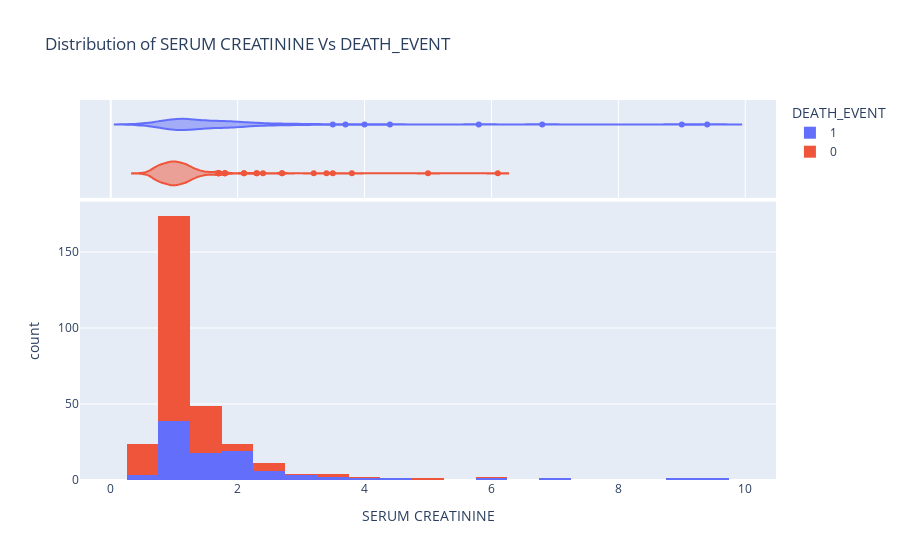

Notebook code for this chart:
### Markdown cell above
**SERUM CREATININE**

### Code cell
fig = px.histogram(heart_failure_df, x="serum_creatinine", color="DEATH_EVENT", marginal="violin", hover_data=heart_failure_df.columns, 
                   title ="Distribution of SERUM CREATININE Vs DEATH_EVENT", 
                   labels={"serum_creatinine": "SERUM CREATININE"})
fig.show()

### Figure 1 — Plotly figure (JSON) as saved in the notebook; plotly's stock layout.template omitted (floating-point values rounded to 4 significant figures; data arrays with more than 128 entries replaced by an {"elided": "..."} marker saying what was removed)
{"data": [{"alignmentgroup": "True", "bingroup": "x", "hovertemplate": "DEATH_EVENT=1<br>SERUM CREATININE=%{x}<br>count=%{y}<extra></extra>", "legendgroup": "1", "marker": {"color": "#636efa"}, "name": "1", "offsetgroup": "1", "orientation": "v", "showlegend": true, "type": "histogram", "x": [1.9, 1.1, 1.3, 1.9, 2.7, 2.1, 1.2, 1.1, 1.5, 9.4, 4, 0.9, 1.1, 1.1, 1.3, 0.9, 0.8, 1, 1.9, 1.6, 0.9, 1.83, 1.9, 1, 1.3, 5.8, 1.2, 1.83, 3, 1, 1, 3.5, 1, 1, 3, 1.83, 1.2, 1.2, 1.1, 1.9, 0.9, 0.6, 4.4, 1, 1, 1.4, 6.8, 1, 2.2, 2, 1.1, 1.3, 1, 2.3, 1, 2.9, 1.3, 1, 1.2, 1.83, 1, 1.2, 0.7, 2.5, 1, 1.7, 1.7, 1.2, 1.3, 1.83, 3.7, 2.1, 1.1, 1.7, 1.83, 2.5, 0.9, 1.1, 1.3, 2.4, 1, 1.2, 2.5, 1.2, 1.5, 0.6, 2.1, 1.6, 1.8, 1.6, 9, 1.83, 1.7, 1.1, 1.4, 1.83], "xaxis": "x", "yaxis": "y"}, {"alignmentgroup": "True", "customdata": {"elided": "96x13 float values"}, "hovertemplate": "DEATH_EVENT=%{customdata[12]}<br>SERUM CREATININE=%{customdata[7]}<br>age=%{customdata[0]}<br>anaemia=%{customdata[1]}<br>creatinine_phosphokinase=%{customdata[2]}<br>diabetes=%{customdata[3]}<br>ejection_fraction=%{customdata[4]}<br>high_blood_pressure=%{customdata[5]}<br>platelets=%{customdata[6]}<br>serum_sodium=%{customdata[8]}<br>sex=%{customdata[9]}<br>smoking=%{customdata[10]}<br>time=%{customdata[11]}<extra></extra>", "legendgroup": "1", "marker": {"color": "#636efa"}, "name": "1", "offsetgroup": "1", "scalegroup": "x", "showlegend": false, "type": "violin", "x": [1.9, 1.1, 1.3, 1.9, 2.7, 2.1, 1.2, 1.1, 1.5, 9.4, 4, 0.9, 1.1, 1.1, 1.3, 0.9, 0.8, 1, 1.9, 1.6, 0.9, 1.83, 1.9, 1, 1.3, 5.8, 1.2, 1.83, 3, 1, 1, 3.5, 1, 1, 3, 1.83, 1.2, 1.2, 1.1, 1.9, 0.9, 0.6, 4.4, 1, 1, 1.4, 6.8, 1, 2.2, 2, 1.1, 1.3, 1, 2.3, 1, 2.9, 1.3, 1, 1.2, 1.83, 1, 1.2, 0.7, 2.5, 1, 1.7, 1.7, 1.2, 1.3, 1.83, 3.7, 2.1, 1.1, 1.7, 1.83, 2.5, 0.9, 1.1, 1.3, 2.4, 1, 1.2, 2.5, 1.2, 1.5, 0.6, 2.1, 1.6, 1.8, 1.6, 9, 1.83, 1.7, 1.1, 1.4, 1.83], "xaxis": "x2", "yaxis": "y2"}, {"alignmentgroup": "True", "bingroup": "x", "hovertemplate": "DEATH_EVENT=0<br>SERUM CREATININE=%{x}<br>count=%{y}<extra></extra>", "legendgroup": "0", "marker": {"color": "#EF553B"}, "name": "0", "offsetgroup": "0", "orientation": "v", "showlegend": true, "type": "histogram", "x": {"elided": "203 float values"}, "xaxis": "x", "yaxis": "y"}, {"alignmentgroup": "True", "customdata": {"elided": "203x13 float values"}, "hovertemplate": "DEATH_EVENT=%{customdata[12]}<br>SERUM CREATININE=%{customdata[7]}<br>age=%{customdata[0]}<br>anaemia=%{customdata[1]}<br>creatinine_phosphokinase=%{customdata[2]}<br>diabetes=%{customdata[3]}<br>ejection_fraction=%{customdata[4]}<br>high_blood_pressure=%{customdata[5]}<br>platelets=%{customdata[6]}<br>serum_sodium=%{customdata[8]}<br>sex=%{customdata[9]}<br>smoking=%{customdata[10]}<br>time=%{customdata[11]}<extra></extra>", "legendgroup": "0", "marker": {"color": "#EF553B"}, "name": "0", "offsetgroup": "0", "scalegroup": "x", "showlegend": false, "type": "violin", "x": {"elided": "203 float values"}, "xaxis": "x2", "yaxis": "y2"}], "layout": {"barmode": "relative", "legend": {"title": {"text": "DEATH_EVENT"}, "tracegroupgap": 0}, "title": {"text": "Distribution of SERUM CREATININE Vs DEATH_EVENT"}, "xaxis": {"anchor": "y", "domain": [0, 1], "title": {"text": "SERUM CREATININE"}}, "xaxis2": {"anchor": "y2", "domain": [0, 1], "matches": "x", "showgrid": true, "showticklabels": false}, "yaxis": {"anchor": "x", "domain": [0, 0.7326], "title": {"text": "count"}}, "yaxis2": {"anchor": "x2", "domain": [0.7426, 1], "matches": "y2", "showgrid": false, "showline": false, "showticklabels": false, "ticks": ""}}}
